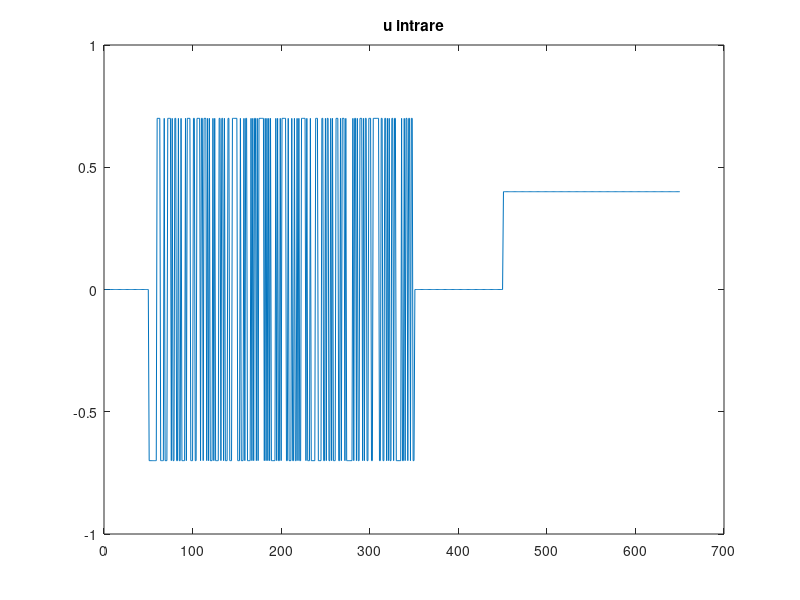
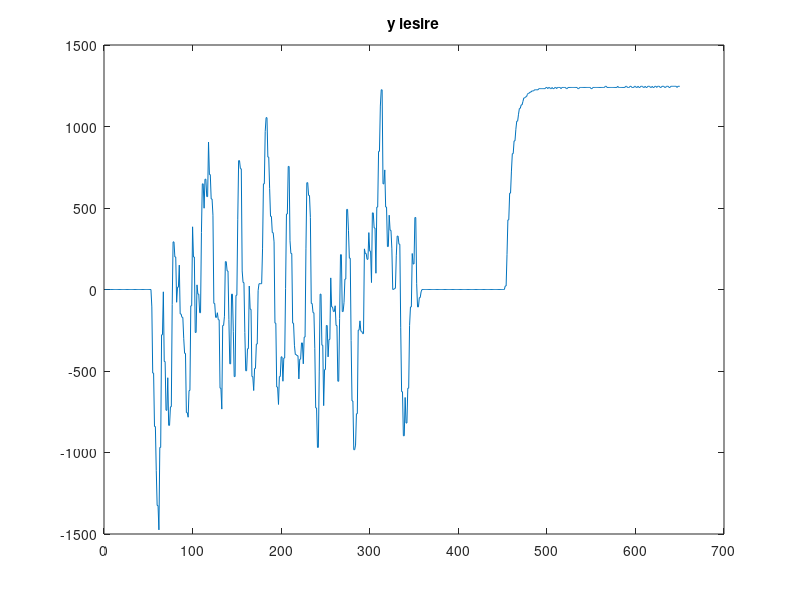
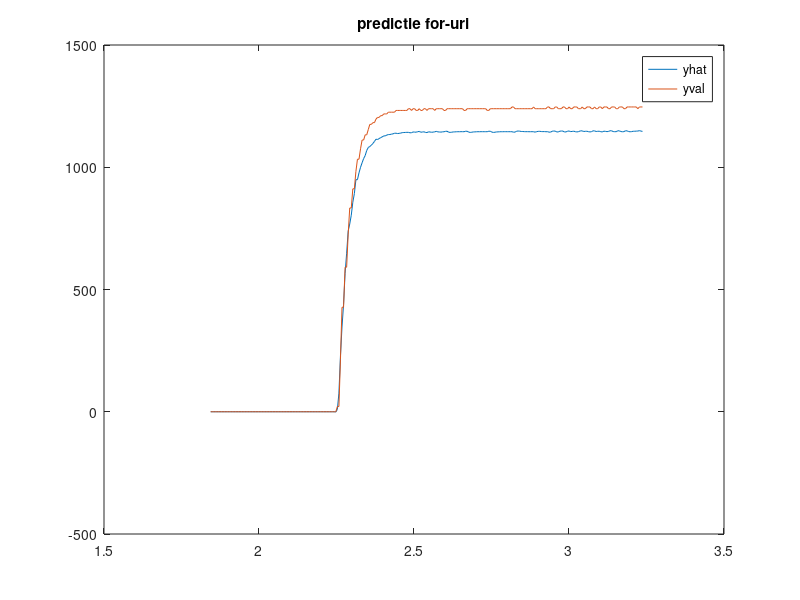
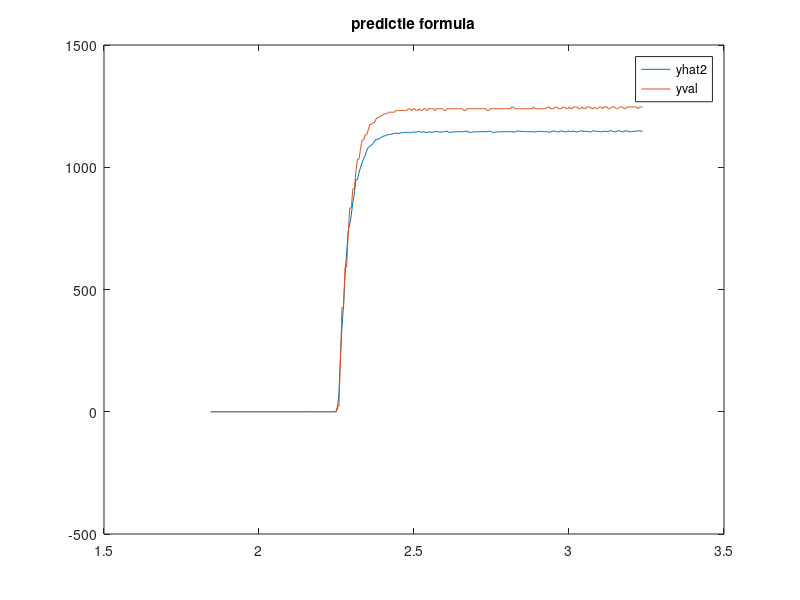

MATLAB code for these plots, in order: (Note: this script raises an error after producing the figures.)
%L6_RO51_ BistrischiAttila-Roland
close all;clear;clc;
load('setDate.mat');

%x1=50;
x2=370;
y=vel;
x1=1;
yid=y(x1:x2);
uid=u(x1:x2);

figure;
plot(u);title('u intrare');

figure;
plot(y);title('y iesire');

Na=10;
Nb=10;
N=length(yid);
M=Na+Nb;

RU=[];
for i=1:N
    for j=1:Na
        if i>j
            RU(i,j)=-yid(i-j);
        else
            RU(i,j)=0;
        end
    end
end

for i=1:N
    for j=1:Nb
        if i>j
            RU(i,j+Na)=uid(i-j);
        else
            RU(i,j+Na)=0;
        end
    end
end

teta=RU\yid';

%% validare
yval=y((x2+1):end);
uval=u((x2+1):end);
tval=t((x2+1):end);
Nval=length(yval);
RU_val=[];
for i=1:Nval
    for j=1:Na
        if i>j
            RU_val(i,j)=-yval(i-j);
        else
            RU_val(i,j)=0;
        end
    end
end

for i=1:Nval
    for j=1:Nb
        if i>j
            RU_val(i,j+Na)=uval(i-j);
        else
            RU_val(i,j)=0;
        end
    end
end

%% predictie
Nval=length(uval);
yhat=zeros(1,Nval);
for k=2:Nval
    %s=0;
    for i=1:Na
        if i<k
            yhat(k)=yhat(k) -teta(i)*yval(k-i);
            %s=s-teta(i)*yval(k-i);
        end
    end

    for j=1:Nb
        if j<k
            yhat(k)=yhat(k)+teta(j+Na)*uval(k-j);
            %s=s+teta(j+Na)*uval(k-j);
        end
    end
    %yhat(k)=s;
    %      yhat(k)=sum(-teta(1:Na).*yhat((k-1):(k-Na)));
    %      yhat(k)=yhat(k)+  sum(teta((Na+1):Na+Nb)*uval((k-1):(k-Nb)));

    %yhat(k)=sum(RU(k,:)*teta);

end

figure;
plot(tval,yhat);title('predictie for-uri');
hold on;
plot(tval,yval);legend('yhat','yval');

e=yhat-yval;
emp=1/length(e)*sum(e.^2);
fprintf('Eroarea la predictie for-uri este de: %f\n',emp);

yhat2=RU_val*teta;
figure;
plot(tval,yhat2);title('predictie formula');
hold on;
plot(tval,yval);legend('yhat2','yval');

e=yhat2'-yval;
emp=1/length(e)*sum(e.^2);
fprintf('Eroarea la predictie formula este de: %f\n',emp);

figure;
plot(tval,yhat);title('yhat-uri');
hold on;
plot(tval,yhat2);legend('yhat','yhat2');

e=yhat'-yhat2;
emp=1/length(e)*sum(e.^2);
fprintf('Eroarea la cele doua yhat-uri este de: %f\n',emp);

%% simulare
N=length(uval);
y_tilt=zeros(Nval,1);
for k=2:Nval
    %s=0;
    for i=1:Na
        if i<k
            y_tilt(k)=y_tilt(k)+(-teta(i)*y_tilt(k-i));
            %s=s+(-y_tilt(k-i)*teta(i));
        end
    end

    for j=1:Nb
        if j<k
            y_tilt(k)=y_tilt(k)+teta(j+Na)*uval(k-j);
            %s=s+teta(j+Na)*uval(k-j);
        end
    end
    %y_tilt(k)=s;
end

figure;
plot(tval,y_tilt);title('simulare');
hold on;
plot(tval,yval);legend('y tilt','yval');

e=y_tilt-yval';
emp=1/length(e)*sum(e.^2);
fprintf('Eroarea la simulare este de: %f\n',emp);



%%
x2=370;
na=7;nb=7;nk=1;

yid=y(x1:x2)';
uid=u(x1:x2);
yval=y((x2+1):end)';
uval=u((x2+1):end);
tval=t((x2+1):end);
idqq=iddata(yval,uval,t(2)-t(1));
model=arx(idqq,[Na,Nb,nk]);


%z=idinput
figure;
plot(yval);
hold on;
compare(model, idqq);




